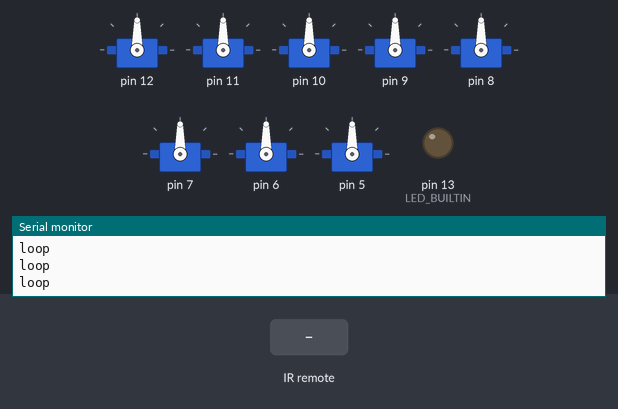
Bench run of a program on a simulated Arduino Nano, built with avr-gcc and run on an emulated ATmega328P. Parts: 8 × servo, output pins drawn as LEDs (lit = HIGH), the last lines printed to the serial monitor. The inputs (shaded band) are chosen by the test bench.

Above: at 2.0 s.
2.1 s: infrared code 0xFF629D received
At 3.3 s:
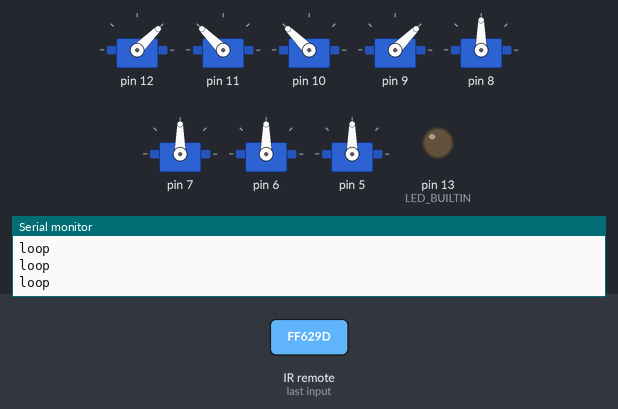
3.6 s: infrared code 0xFF22DD received
At 4.8 s:
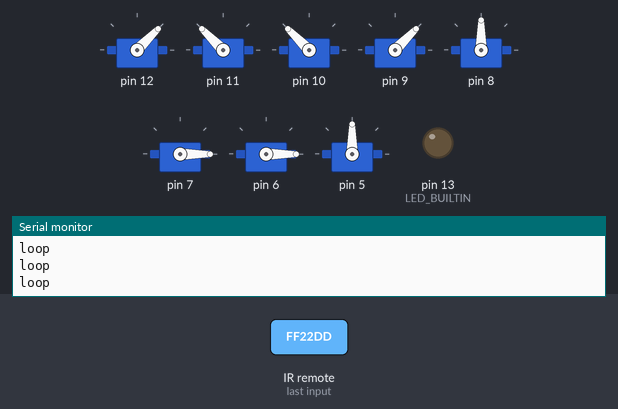
5.1 s: infrared code 0xFF02FD received
At 5.8 s:
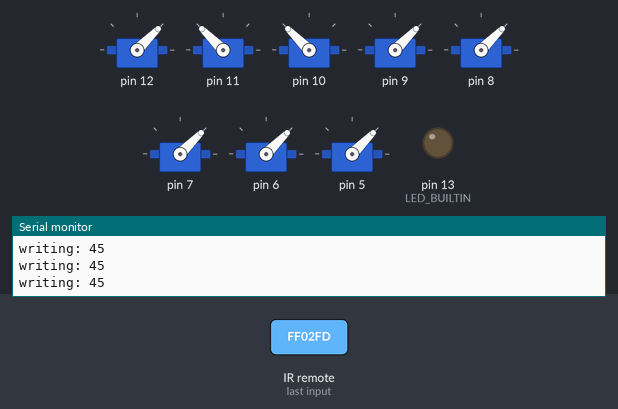
6.6 s: infrared code 0xFFC23D received
At 7.8 s:
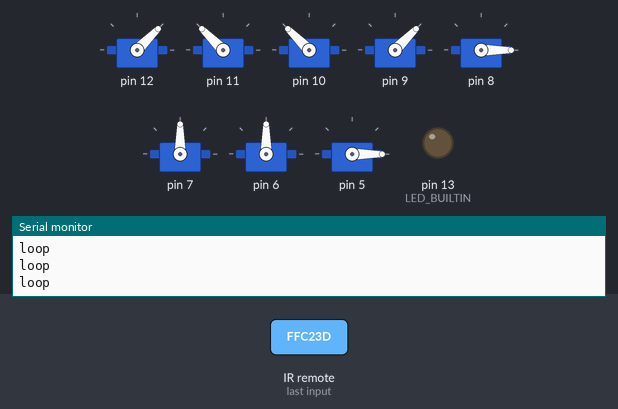
8.1 s: infrared code 0xFFA25D received
At 9.3 s:
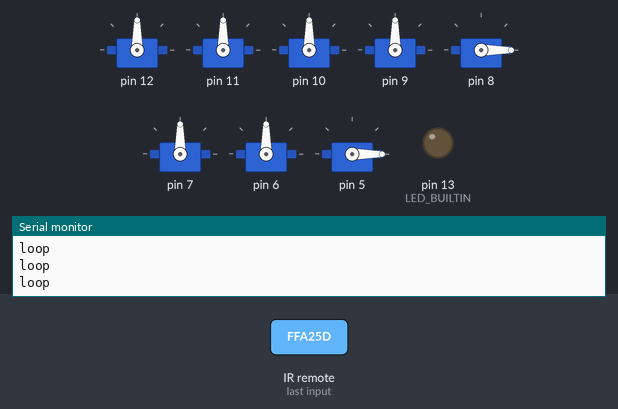
9.6 s: infrared code 0xFFE21D received
At 10.4 s:
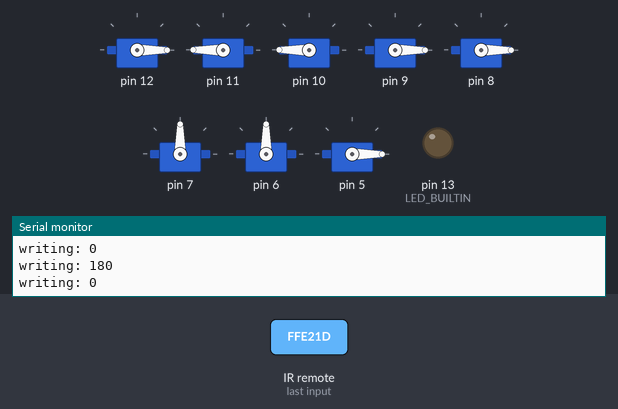
Timing chart, 0 to 12.1 s (numbered marks = the images above; inputs shaded):
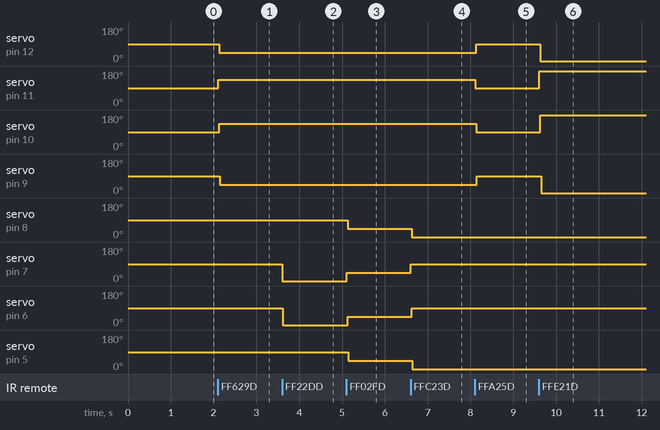

Measured:
- after the input at 2.1 s, servo on pin 12: 90° → 45° at once; servo on pin 11, servo on pin 10: 90° → 135° at once; servo on pin 9: 90° → 45° after 0.05 s
- after the input at 3.6 s, servo on pin 7, servo on pin 6: 90° → 0° at once
- after the input at 5.1 s, servo on pin 8: 90° → 45° at once; servo on pin 7, servo on pin 6: 0° → 45° at once; servo on pin 5: 90° → 45° after 0.05 s
- after the input at 6.6 s, servo on pin 8: 45° → 0° at once; servo on pin 7, servo on pin 6: 45° → 90° at once; servo on pin 5: 45° → 0° after 0.05 s
- after the input at 8.1 s, servo on pin 12: 45° → 90° at once; servo on pin 11, servo on pin 10: 135° → 90° at once; servo on pin 9: 45° → 90° after 0.05 s
- after the input at 9.6 s, servo on pin 12: 90° → 0° at once; servo on pin 11, servo on pin 10: 90° → 180° at once; servo on pin 9: 90° → 0° after 0.05 s

The program:

main.cpp
```cpp
/*
   Server Robot
   Author: twooton
   Email: tcwooton@gmail.com
   Description: Simple Robot
*/

#include <Arduino.h>
#include <Helpers.h>
#include <Robo/Brain.h>
#include <Robo/IRReceiver.h>
#include <Robo/Servo.h>

Robo::Brain robo_brain;

Robo::Servo robo_servo_front_left_hip(robo_brain, DIGITAL_IO_PIN(12), 90, Robo::Servo::ANGLE_SHRINKS_TO_STRAIGHTEN);
Robo::Servo robo_servo_front_right_hip(robo_brain, DIGITAL_IO_PIN(11), 90, Robo::Servo::ANGLE_GROWS_TO_STRAIGHTEN);
Robo::Servo robo_servo_back_left_hip(robo_brain, DIGITAL_IO_PIN(10), 90, Robo::Servo::ANGLE_GROWS_TO_STRAIGHTEN);
Robo::Servo robo_servo_back_right_hip(robo_brain, DIGITAL_IO_PIN(9), 90, Robo::Servo::ANGLE_SHRINKS_TO_STRAIGHTEN);

Robo::Servo robo_servo_front_left_knee(robo_brain, DIGITAL_IO_PIN(8), 90, Robo::Servo::ANGLE_SHRINKS_TO_STRAIGHTEN);
Robo::Servo robo_servo_front_right_knee(robo_brain, DIGITAL_IO_PIN(7), 0, Robo::Servo::ANGLE_GROWS_TO_STRAIGHTEN);
Robo::Servo robo_servo_back_left_knee(robo_brain, DIGITAL_IO_PIN(6), 0, Robo::Servo::ANGLE_GROWS_TO_STRAIGHTEN);
Robo::Servo robo_servo_back_right_knee(robo_brain, DIGITAL_IO_PIN(5), 90, Robo::Servo::ANGLE_SHRINKS_TO_STRAIGHTEN);

Robo::IRReceiver robo_ir_receiver(robo_brain, DIGITAL_IO_PIN(4));

namespace spider
{
inline void idle()
{
  delay(100);
}

inline void hips_sit()
{
  robo_servo_front_right_hip.flat();
  robo_servo_front_left_hip.flat();

  robo_servo_back_left_hip.flat();
  robo_servo_back_right_hip.flat();
}

inline void hips_base()
{
  robo_servo_front_right_hip.base();
  robo_servo_front_left_hip.base();
  robo_servo_back_left_hip.base();
  robo_servo_back_right_hip.base();
}

inline void hips_straight()
{
  robo_servo_front_right_hip.straight();
  robo_servo_front_left_hip.straight();
  robo_servo_back_left_hip.straight();
  robo_servo_back_right_hip.straight();
}

inline void feet_sit()
{
  robo_servo_front_right_knee.flat();
  robo_servo_front_left_knee.flat();

  robo_servo_back_left_knee.flat();
  robo_servo_back_right_knee.flat();
}

inline void feet_base() {
  robo_servo_front_right_knee.base();
  robo_servo_front_left_knee.base();

  robo_servo_back_left_knee.base();
  robo_servo_back_right_knee.base();
}

inline void feet_straight()
{
  robo_servo_front_right_knee.straight();
  robo_servo_front_left_knee.straight();

  robo_servo_back_left_knee.straight();
  robo_servo_back_right_knee.straight();
}

inline void step_front_right()
{
  hips_base();
  idle();

  feet_base();
  idle();

  robo_servo_front_right_knee.straight();
  robo_servo_back_right_knee.straight();
  robo_servo_back_left_knee.straight();

  idle();

  robo_servo_front_right_knee.flat();
  robo_servo_front_right_hip.straight();
  idle();

  robo_servo_front_right_knee.straight();
  idle();

  hips_base();
  idle();

  feet_straight();
  idle();
}

}  // namespace spider

void setup()
{
  Serial.begin(9600);

  Serial.println("setup");

  pinMode(LED_BUILTIN , OUTPUT);

  robo_brain.setup();
}

static const int TICK_INTERVAL = 300;
unsigned long last_tick = 0;

void loop()
{
  if (millis() < last_tick + TICK_INTERVAL){
    return;
  }
  last_tick += TICK_INTERVAL;

  Serial.println("loop");

  Robo::IRReceiver::IRCode ir_code = 0;
  if (robo_ir_receiver.detect_signal()) {
    ir_code = robo_ir_receiver.get_ir_code();

    switch ( ir_code ){
      case 0xFFA25D:
      Serial.println("CH-");
      spider::hips_sit();
      delay(1000);

      break;
      case 0xFF629D:
      Serial.println("CH");
      spider::hips_base();
      delay(1000);

      break;
      case 0xFFE21D:
      Serial.println("CH+");
      spider::hips_straight();
      delay(1000);

      break;
      case 0xFF22DD:
      Serial.println("|<<");
      spider::feet_sit();
      delay(1000);

      break;
      case 0xFF02FD:
      Serial.println(">>|");
      spider::feet_base();
      delay(1000);

      break;
      case 0xFFC23D:
      Serial.println(">|");
      spider::feet_straight();
      delay(1000);

      break;
      case 0xFFE01F:
      Serial.println("-");
      break;
      case 0xFFA857:
      Serial.println("+");
      break;
      case 0xFF906F:
      Serial.println("EQ");
      break;
      case 0xFF6897:
      Serial.println("0");
      break;
      case 0xFF9867:
      Serial.println("100+");
      break;
      case 0xFFB04F:
      Serial.println("200+");
      break;
      case 0xFF30CF:
      Serial.println("1");
      break;
      case 0xFF18E7:
      Serial.println("2");
      break;
      case 0xFF7A85:
      Serial.println("3");
      spider::step_front_right();
      break;
      case 0xFF10EF:
      Serial.println("4");
      break;
      case 0xFF38C7:
      Serial.println("5");
      break;
      case 0xFF5AA5:
      Serial.println("6");
      break;
      case 0xFF42BD:
      Serial.println("7");
      break;
      case 0xFF4AB5:
      Serial.println("8");
      break;
      case 0xFF52AD:
      Serial.println("9");
      break;
    }

    Serial.println("IR CODE:");
    Serial.println(ir_code);

    robo_ir_receiver.resume();
  }
}
```

Helpers.h
```cpp
#ifndef HELPERS_H_
#define HELPERS_H_

#define DIGITAL_IO_PIN(pin) pin

#define DISABLE_COPY_AND_ASSIGN(Class) Class(const Class& x) = delete; Class& operator=(const Class x) = delete;
#define GET(type, var) type var() const { return m_##var; }
#define SET(type, var) void var(const type var) { m_##var = var; }
#define GET_SET(type, var) GET(type, var) SET(type, var)

#endif  // HELPERS_H_
```

AbstractPart.h
```cpp
#ifndef ROBO_ABSTRACTPART_H_
#define ROBO_ABSTRACTPART_H_

#include <Arduino.h>
#include <Robo/Brain.h>
#include <Helpers.h>

namespace Robo {
class AbstractPart
{
public:
  AbstractPart(Brain& robo_brain, const String part_name);
  ~AbstractPart();

  inline const String name() const { return m_part_name; }
  virtual void setup() = 0;

private:
  const String m_part_name;
};
}  // namespace Robo

#endif  // ROBO_ABSTRACTPART_H_
```

Brain.h
```cpp
#ifndef ROBO_BRAIN_H_
#define ROBO_BRAIN_H_

#include <Arduino.h>
#include <Helpers.h>

namespace Robo
{
class AbstractPartNode;
class AbstractPart;

class Brain
{
  DISABLE_COPY_AND_ASSIGN(Brain)
public:
  Brain();

  void add_part(AbstractPart& robo_part);
  void setup();
private:
  AbstractPartNode* m_first_part_added_node = NULL;
  AbstractPartNode* m_last_part_added_node = NULL;
};
}  // namespace Robo

#endif  // ROBO_BRAIN_H_
```

Button.h
```cpp
#ifndef ROBO_BUTTON_H_
#define ROBO_BUTTON_H_

#include <Arduino.h>
#include <Robo/AbstractPart.h>

namespace Robo
{
class Button : public AbstractPart
{
  DISABLE_COPY_AND_ASSIGN(Button)
public:
  Button(Brain& robo_brain, const int pin);

  void setup() override;
  const bool is_pressed() const;
private:
  const int m_pin;
};
}  // namespace Robo

#endif  // ROBO_BUTTON_H_
```

IRReceiver.h
```cpp
#ifndef ROBO_IRRECEIVER_H_
#define ROBO_IRRECEIVER_H_

#include <Arduino.h>
#include <Robo/AbstractPart.h>
#include <IRremote.h>
#include <Helpers.h>

namespace Robo {
class IRReceiver : public AbstractPart
{
  DISABLE_COPY_AND_ASSIGN(IRReceiver)
public:
  typedef unsigned long IRCode;

  IRReceiver(Brain& robo_brain, const int pin);

  void setup() override;
  bool detect_signal();
  IRCode get_ir_code();
  boolean is_holding_code(const IRCode ir_code);
  boolean is_left_code(const IRCode ir_code) const;
  boolean is_right_code(const IRCode ir_code) const;
  boolean is_up_code(const IRCode ir_code) const;
  boolean is_down_code(const IRCode ir_code) const;
  boolean is_button_1_code(const IRCode ir_code) const;
  void resume();

private:
  const int m_pin = 0;
  IRrecv m_ir_receiver;
  decode_results m_ir_receiver_results;
  IRCode m_last_ir_code = 0;
};
}  // namespace Robo

#endif  // ROBO_IRRECEIVER_H_
```

OLED.h
```cpp
#ifndef ROBO_OLED_H_
#define ROBO_OLED_H_

#include <Arduino.h>
#include <Helpers.h>
#include <Robo/AbstractPart.h>

#include <Wire.h>
#include <Adafruit_GFX.h>
#include <Adafruit_SSD1306.h>

namespace Robo {
class OLED : public AbstractPart
{
  DISABLE_COPY_AND_ASSIGN(OLED)
public:
  explicit OLED(Brain& robo_brain);

  void setup() override;
  void print(const char* message);
  void drawDot(const int x, const int y);
  void clear();
private:
  Adafruit_SSD1306 m_display;
};
}  // namespace Robo

#endif  // ROBO_OLED_H_
```

Servo.h
```cpp
#ifndef ROBO_SERVO_H_
#define ROBO_SERVO_H_

#include <Arduino.h>
#include <Helpers.h>
#include <Servo.h>
#include <Robo/AbstractPart.h>

namespace Robo {
class Servo : public AbstractPart
{
  DISABLE_COPY_AND_ASSIGN(Servo)
public:
  static const int ANGLE_GROWS_TO_STAND = 1;
  static const int ANGLE_GROWS_TO_STRAIGHTEN = 1;
  static const int ANGLE_SHRINKS_TO_STAND = -1;
  static const int ANGLE_SHRINKS_TO_STRAIGHTEN = -1;

  Servo(Brain& robo_brain, const int pin, const int flat_angle, const int stand_straighten_modifier);

  void setup() override;

  void flat();
  void base();
  void straight();
  void lift();
private:
  const int m_pin = 0;
  ::Servo m_servo;
  const int m_flat_angle;
  const int m_stand_straighten_modifier;

  void set_angle(const int angle);
};
}  // namespace Robo

#endif  // ROBO_SERVO_H_
```

AbstractPart.cpp
```cpp
#include <Robo/Brain.h>
#include <Robo/AbstractPart.h>

namespace Robo
{
AbstractPart::AbstractPart(Brain& robo_brain, const String part_name) :
  m_part_name(part_name)
{
  robo_brain.add_part(*this);
}

AbstractPart::~AbstractPart()
{
}
}  // namespace Robo
```

Brain.cpp
```cpp
#include <Robo/Brain.h>
#include <Arduino.h>
#include <Robo/AbstractPart.h>
#include <Helpers.h>

namespace Robo {
class AbstractPartNode
{
public:
  explicit AbstractPartNode(AbstractPart& robo_part) :
    m_robo_part(robo_part),
    m_next_node(NULL)
  {
  }

  inline void set_next_node(AbstractPartNode* next_node) {
    m_next_node = next_node;
  }

  inline AbstractPartNode* get_next_node() {
    return m_next_node;
  }

  inline AbstractPart& get_robo_part() {
    return m_robo_part;
  }

private:
  AbstractPart& m_robo_part;
  AbstractPartNode* m_next_node;
};

Brain::Brain() :
  m_last_part_added_node(NULL)
{
}

void Brain::add_part(AbstractPart& robo_part)
{
  AbstractPartNode* new_part_node = new AbstractPartNode(robo_part);

  if (m_first_part_added_node == NULL) {
    m_first_part_added_node = new_part_node;
    m_last_part_added_node = new_part_node;
  }
  else {
    m_last_part_added_node->set_next_node(new_part_node);
    m_last_part_added_node = new_part_node;
  }
}

void Brain::setup()
{
  AbstractPartNode* current_node = m_first_part_added_node;
  while (current_node != NULL) {
    AbstractPart& robo_part = current_node->get_robo_part();

    Serial.println(String("setting up robo part: ") + robo_part.name());

    robo_part.setup();
    current_node = current_node->get_next_node();
  }
}
}  // namespace Robo
```

Button.cpp
```cpp
#include <Arduino.h>
#include <Robo/Button.h>
#include <Helpers.h>

const int PRESSED = LOW;

namespace Robo {
Button::Button(Brain& robo_brain, const int pin) :
  AbstractPart(robo_brain, "Button"),
  m_pin(pin)
{
}

void Button::setup()
{
  pinMode(m_pin, INPUT_PULLUP);
}

const bool Button::is_pressed() const
{
  return digitalRead(m_pin) == PRESSED;
}
}  // namespace Robo
```

IRReceiver.cpp
```cpp
#include <Arduino.h>
#include <Robo/IRReceiver.h>
#include <Helpers.h>

namespace Robo {
IRReceiver::IRReceiver(Brain& robo_brain, const int pin) :
  AbstractPart(robo_brain, "IR Receiver"),
  m_pin(pin),
  m_ir_receiver(pin)
{
}

void IRReceiver::setup()
{
  m_ir_receiver.enableIRIn();
  m_ir_receiver.blink13(true);
}

bool IRReceiver::detect_signal()
{
  return m_ir_receiver.decode(&m_ir_receiver_results);
}

IRReceiver::IRCode IRReceiver::get_ir_code()
{
  IRCode ir_code = m_ir_receiver_results.value;
  IRCode ir_code_to_consider = 0;

  const bool is_holding_button = ir_code == 4294967295;
  if (is_holding_button) {
    ir_code_to_consider = m_last_ir_code;
  }
  else {
    ir_code_to_consider = ir_code;
    m_last_ir_code = ir_code;
  }

  Serial.print("IR code: ");
  Serial.print(String(ir_code));
  Serial.print(" IR to consider: ");
  Serial.println(String(ir_code_to_consider));

  return ir_code_to_consider;
}

boolean IRReceiver::is_left_code(const IRCode ir_code) const
{
  switch (ir_code) {
    case 2351064443UL:
    case 16716015UL:
      Serial.println("left pressed");

      return true;
      break;
  }

  return false;
}

boolean IRReceiver::is_right_code(const IRCode ir_code) const
{
  switch (ir_code) {
    case 16734885UL:
      Serial.println("right pressed");

      return true;
      break;
  }

  return false;
}

boolean IRReceiver::is_up_code(const IRCode ir_code) const
{
  switch (ir_code) {
    case 16718055UL:
      Serial.println("up pressed");

      return true;
      break;
  }

  return false;
}

boolean IRReceiver::is_down_code(const IRCode ir_code) const
{
  switch (ir_code) {
    case 16730805UL:
      Serial.println("down pressed");

      return true;
      break;
  }

  return false;
}

boolean IRReceiver::is_button_1_code(const IRCode ir_code) const
{
  switch (ir_code) {
    case 16726215UL:
      Serial.println("button 1");

      return true;
      break;
  }

  return false;
}

void IRReceiver::resume()
{
  m_ir_receiver.resume();
}
}  // namespace Robo
```

OLED.cpp
```cpp
#include <Robo/OLED.h>

#define SCREEN_WIDTH 128  // OLED display width, in pixels
#define SCREEN_HEIGHT 64  // OLED display height, in pixels
namespace Robo {
OLED::OLED(Brain& robo_brain) :
  AbstractPart(robo_brain, "OLED"),
  m_display(SCREEN_WIDTH, SCREEN_HEIGHT, &Wire, -1)
{
}

void OLED::setup()
{
  m_display.begin(SSD1306_SWITCHCAPVCC, 0x3C);

  m_display.display();
}

void OLED::print(const char* message)
{

  m_display.setTextSize(2);
  m_display.setTextColor(WHITE);
  m_display.setCursor(0, 0);
  m_display.println(message);
  m_display.display();
}

void OLED::drawDot(const int x, const int y)
{
  m_display.drawPixel(x, y, SSD1306_WHITE);
  m_display.display();
}

void OLED::clear()
{
  m_display.clearDisplay();
}

}  // namespace Robo
```

Servo.cpp
```cpp
#include <Arduino.h>
#include <Robo/Servo.h>
#include <Helpers.h>

namespace Robo {
Servo::Servo(Brain& robo_brain, const int pin, const int flat_angle, const int stand_straighten_modifier) :
  AbstractPart(robo_brain, String("Servo on pin ") + String(pin)),
  m_pin(pin),
  m_flat_angle(flat_angle),
  m_stand_straighten_modifier(stand_straighten_modifier)
{
}

void Servo::setup()
{
  m_servo.attach(m_pin);

  delay(100);
}

void Servo::set_angle(const int angle)
{
  if (m_servo.read() == angle) {
    return;
  }

  Serial.print("writing: ");
  Serial.println(angle);

  m_servo.write(angle);
}

void Servo::flat()
{
  set_angle(m_flat_angle);
}

void Servo::base()
{
  set_angle(m_flat_angle + (m_stand_straighten_modifier * 45));
}

void Servo::straight()
{
  set_angle(m_flat_angle + (m_stand_straighten_modifier * 90));
}
}  // namespace Robo
```
